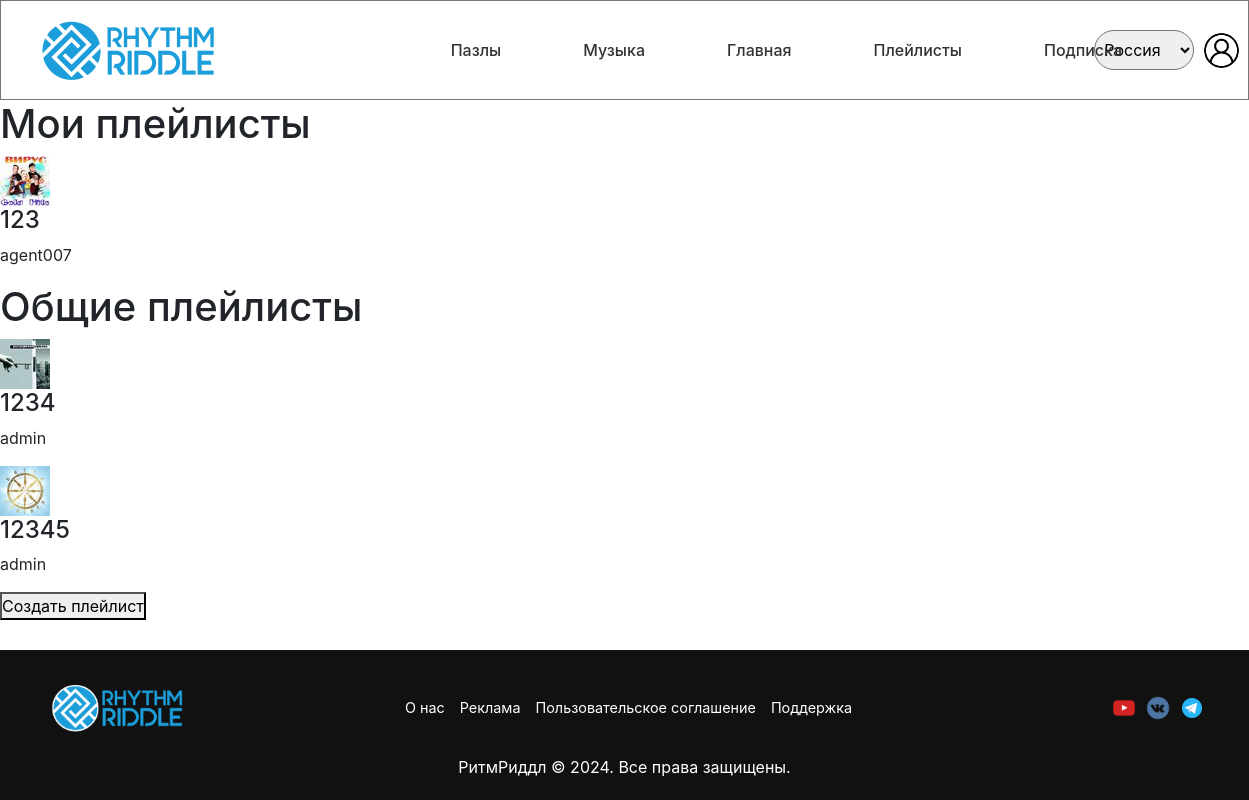
Screenshot of /main/playlists (signed in) with the database file from the repository.
### main/models.py (models this page shows, shortened)
class Playlist(models.Model):
    title = models.CharField(max_length=255)
    cover = models.ImageField(upload_to='covers/')
    owner = models.ForeignKey(User, on_delete=models.CASCADE)
    songs = models.ManyToManyField('Song', blank=True)
    class Meta:
        verbose_name = 'Плейлист'
        verbose_name_plural = 'Плейлисты'

### main/views.py (the view)
# urls.py: path('/playlists', views.playlists, name='playlists'), # Плейлисты
@login_required
def playlists(request):
    my_playlists = Playlist.objects.filter(owner=request.user)
    shared_playlists = Playlist.objects.exclude(owner=request.user)
    return render(request, 'main/playlists.html', {
        'my_playlists': my_playlists,
        'shared_playlists': shared_playlists,
    })

### main/templates/main/playlists.html (shortened to what this page needs)
{% extends 'main/layout.html' %}
{% load static %}
{% block extrastyles %}
    <link rel="stylesheet" href="{% static 'main/css/playlists.css' %}">
{% endblock %}
{% block content %}
    <h1>Мои плейлисты</h1>
    <div class="playlists">
        {% for playlist in my_playlists %}
            <div class="playlist-item" onclick="window.location.href='{% url 'playlist_detail' playlist.id %}'">
                <img src="{{ playlist.cover.url }}" alt="Обложка {{ playlist.title }}">
                <div class="playlist-info">
                    <h4>{{ playlist.title }}</h4>
                    <p>{{ playlist.owner.username }}</p>
                </div>
            </div>
        {% empty %}
            <p>У вас нет никаких плейлистов.</p>
        {% endfor %}
    </div>
    <h1>Общие плейлисты</h1>
    <div class="playlists">
        {% for playlist in shared_playlists %}
            <div class="playlist-item" onclick="window.location.href='{% url 'playlist_detail' playlist.id %}'">
                <img src="{{ playlist.cover.url }}" alt="Обложка {{ playlist.title }}">
                <div class="playlist-info">
                    <h4>{{ playlist.title }}</h4>
                    <p>{{ playlist.owner.username }}</p>
                </div>
            </div>
        {% empty %}
            <p>У вас нет общих плейлистов.</p>
        {% endfor %}
    </div>
    <button id="createPlaylistBtn">Создать плейлист</button>
{% endblock %}

### start/static/start/css/header.css (style rules this page uses)
* { margin: 0; padding: 0; box-sizing: border-box; }

### start/static/start/css/layout.css (style rules this page uses)
html, body { height: 100%; margin: 0; display: flex; flex-direction: column; }

### rows the page displays
Playlist: cover (picture), title "123", owner.username "agent007"
Playlist: cover (picture), title "1234", owner.username "admin"
Playlist: cover (picture), title "12345", owner.username "admin"
